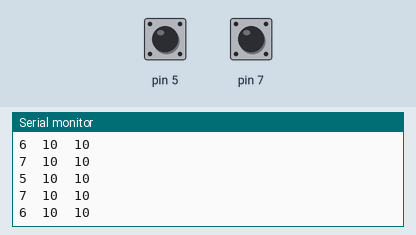
Recording of a sketch running on a simulated Arduino Uno, built with avr-gcc and run on an emulated ATmega328P. Parts: the last lines printed to the serial monitor. The test bench sets the inputs (shaded band); at power-on: pin 5 HIGH, pin 7 HIGH.

Above: at 1.2 s.
1.3 s: pin 5 pulled LOW for 0.15 s
At 1.39 s:
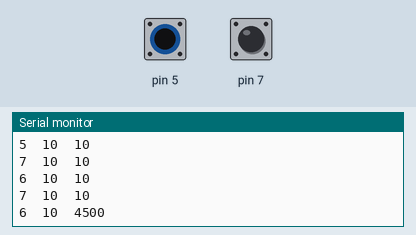
2.9 s: pin 7 pulled LOW for 0.15 s
At 2.99 s:
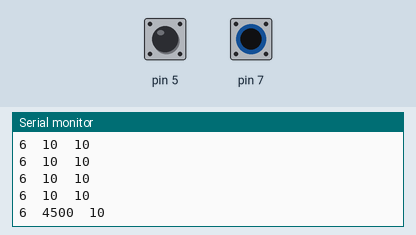
4.5 s: pin 5 pulled LOW for 1 s
At 4.69 s:
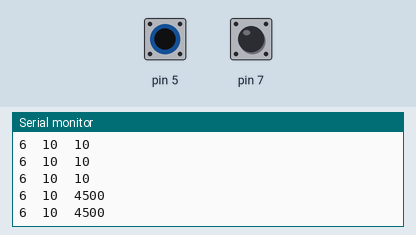
7.0 s: pin 7 pulled LOW for 1 s
At 7.14 s:
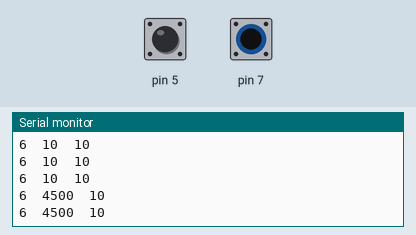
Timing chart, 0 to 10.0 s (numbered marks = the images above; inputs shaded):
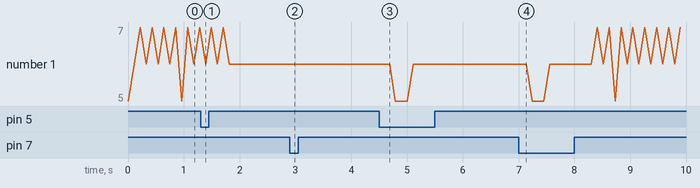

The sketch:

CapacitiveSensorSketch.ino
```cpp
#include <CapacitiveSensor.h>

/*
 * CapitiveSense Library Demo Sketch
 * Paul Badger 2008
 * Uses a high value resistor e.g. 10M between send pin and receive pin
 * Resistor effects sensitivity, experiment with values, 50K - 50M. Larger resistor values yield larger sensor values.
 * Receive pin is the sensor pin - try different amounts of foil/metal on this pin
 */


CapacitiveSensor   cs_4_2 = CapacitiveSensor(9,7);        // 10M resistor between pins 4 & 2, pin 2 is sensor pin, add a wire and or foil if desired
CapacitiveSensor   cs_4_1 = CapacitiveSensor(9,5);        // 10M resistor between pins 4 & 2, pin 2 is sensor pin, add a wire and or foil if desired
void setup()
{
   //cs_4_2.set_CS_AutocaL_Millis(0xFFFFFFFF);     // turn off autocalibrate on channel 1 - just as an example
   Serial.begin(9600);
}

void loop()
{
    long start = millis();
    long total1 =  cs_4_2.capacitiveSensor(30);
    long total2 =  cs_4_1.capacitiveSensor(30);

    Serial.print(millis() - start);        // check on performance in milliseconds
    Serial.print("\t");                    // tab character for debug windown spacing

    Serial.print(total1);                  // print sensor output 1
    Serial.print("\t");
    Serial.println(total2);

    delay(100);                             // arbitrary delay to limit data to serial port
}
```

Measured:
- after the input at 1.3 s, the serial monitor: prints a new line after 0.09 s (image 1)
- after the input at 2.9 s, the serial monitor: prints a new line after 0.08 s (image 2)
- after the input at 4.5 s, the serial monitor: prints a new line after 0.08 s (image 3)
- after the input at 7.0 s, the serial monitor: prints a new line at once (image 4)
